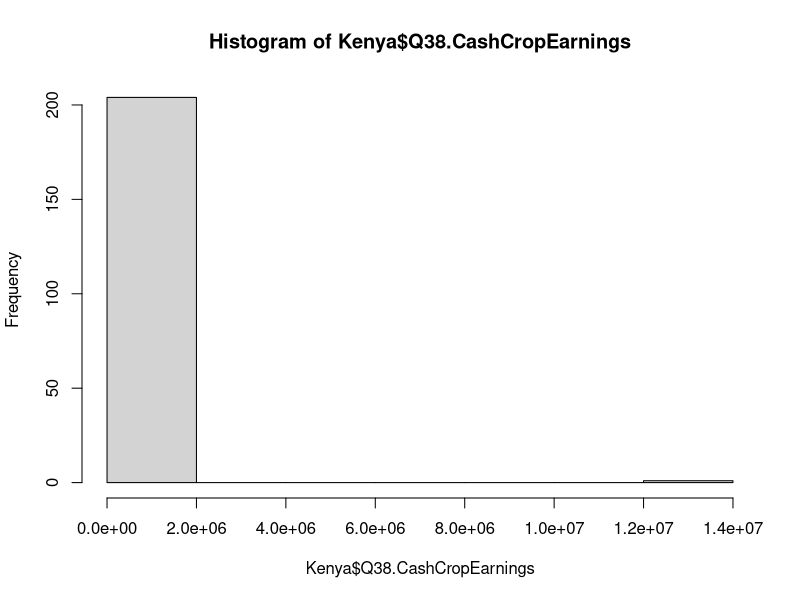

R code for this plot: (Note: this script raises an error after producing the figure.)
## ---- chunk 1
# Load the mapping table of new to old column names and make into a vector
ColumnNameData <- read.csv("NewColumnNameMapping.csv")
ColumnNameMap <- ColumnNameData$NewColName
names(ColumnNameMap) <- ColumnNameData$OldColName
#Make proposed names syntactically valid for R
ColumnNameMap <- make.names(ColumnNameMap, unique=TRUE)
#Load in data using new column names
Kenya <- read.csv("Addressing the -1 for DataKind - KENYA SURVEY - KMM UPDATES 22 JAN cleaned data - Sheet1.csv",
                  header = FALSE, stringsAsFactors = FALSE, skip = 2, 
                  col.names = ColumnNameMap)

#Also add a function to make proper case
properCase <- function(x) {
  lower <- tolower(x)
  s <- strsplit(lower, " ")[[1]]
  paste(toupper(substring(s, 1,1)), substring(s, 2),
      sep="", collapse=" ")
}
## ---- chunk 2
dim(Kenya)
## ---- chunk 3
table(Kenya$Q10.Sex)
table(Kenya$Q11.Age)
table(Kenya$Q10.Sex, Kenya$Q11.Age)
## ---- chunk 4
Kenya$Q3.CoopSociety <- sapply(Kenya$Q3.CoopSociety, properCase)
table(Kenya$Q3.CoopSociety)
## ---- chunk 5
Kenya$Q4.Village <- sapply(Kenya$Q4.Village, properCase)
table(Kenya$Q4.Village)
## ---- chunk 6
Kenya$Q7.ProducerOrg <- sapply(Kenya$Q7.ProducerOrg, properCase)
table(Kenya$Q7.ProducerOrg)
## ---- chunk 7
names(Filter(function(x)(length(unique(x))<2), Kenya))
## ---- chunk 8
table(Kenya$Q155.HowLongUsingIdea == Kenya$Q158.HowLongUsingIdea)
## ---- chunk 9
Kenya$Q158.HowLongUsingIdea <- NULL
## ---- chunk 10
unique(Kenya$Q38.CashCropEarnings)
## ---- chunk 11
Kenya$Q38.CashCropEarnings <- as.integer(gsub("[^0-9]", "", Kenya$Q38.CashCropEarnings))
unique(Kenya$Q38.CashCropEarnings)
hist(Kenya$Q38.CashCropEarnings)
## ---- chunk 12
unique(Kenya$Q39.CashCropPx)
## ---- chunk 13
Kenya$Q39.CashCropPx <- as.numeric(str_extract(Kenya$Q39.CashCropPx, "\\d{1,}\\.?(\\d{1,})?"))
unique(Kenya$Q39.CashCropPx)
hist(Kenya$Q39.CashCropPx)
## ---- chunk 14
unique(Kenya$Q40.CostOfProduction)
## ---- chunk 15
Kenya$Q40.CostOfProduction <- as.integer(gsub("[^0-9]", "", Kenya$Q40.CostOfProduction))
unique(Kenya$Q40.CostOfProduction)
hist(Kenya$Q40.CostOfProduction)
## ---- chunk 16
unique(Kenya$Q61.CropEarning)
Kenya$Q61.CropEarning <- as.integer(gsub("[^0-9]", "", Kenya$Q61.CropEarning))
unique(Kenya$Q61.CropEarning)
## ---- chunk 17
unique(Kenya$Q62.CropSalePx)
## ---- chunk 18
unique(Kenya$Q63.ProductionCost)
Kenya$Q63.ProductionCost <- as.integer(gsub("[^0-9]", "", Kenya$Q63.ProductionCost))
unique(Kenya$Q63.ProductionCost)
## ---- chunk 19
unique(Kenya$Q113.CostOfChange)
## ---- chunk 20
unique(Kenya$Q118.CostStarting)
## ---- chunk 21
length(which(!is.na(Kenya$Latitude)))
length(which(!is.na(Kenya$Longitude)))
summary(Kenya$Latitude)
hist(Kenya$Latitude)
summary(Kenya$Longitude)
hist(Kenya$Longitude)
